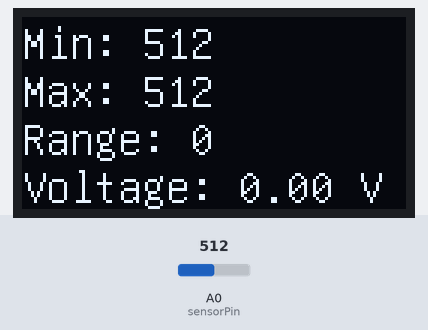
Recording of a sketch running on a simulated Arduino Uno, built with avr-gcc and run on an emulated ATmega328P. Parts: 128×64 one-colour display. The inputs (shaded band) are chosen by the test bench; at power-on: A0 (sensorPin) = 512.

Above: at 1.2 s.
1.3 s: A0 (sensorPin) set to 716
At 2.8 s:
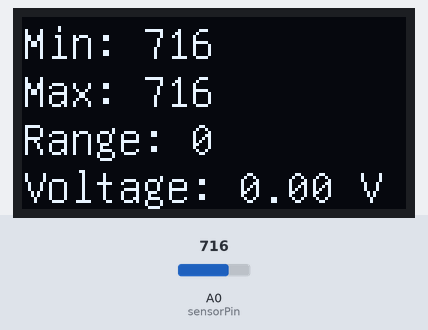
3.4 s: A0 (sensorPin) set to 900
At 4.7 s:
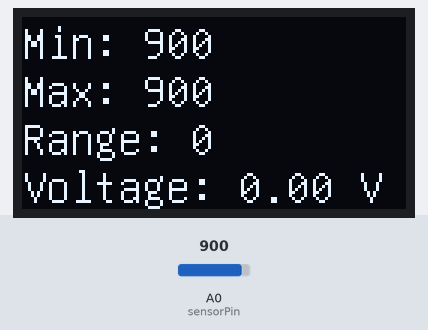
5.8 s: A0 (sensorPin) set to 1023
At 7.3 s:
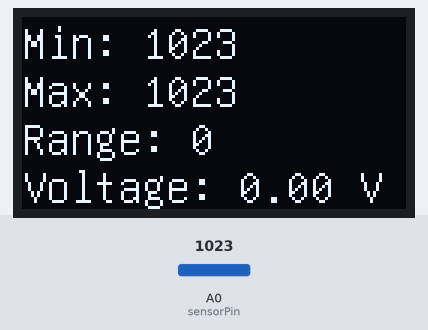
Timing chart, 0 to 8.8 s (numbered marks = the images above; inputs shaded):
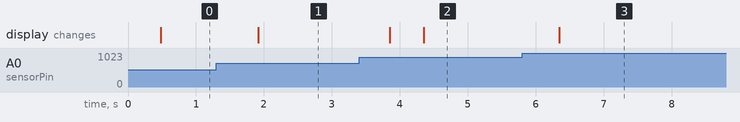

The sketch:

SoundSensor.ino
```cpp
/*
 * Measure the sound level using an 20 Hz - 20 kHz electret microphone with a MAX 4466 amplifier.
 *
 * NOTE: The Arduino is sampling at about 9 kHz. This sketch returns the max
 * range in voltage observed over ~900 samples over a 100 ms sampling window.
 *
 * Vcc -> 3.3V (5V works, but 3.3V is recommended since it is quieter)
 * Gnd -> Gnd
 * Out -> A0;
 *
 * Also, the DC bias is Vcc / 2, so the reading will be near 1.65 V when it is quiet.
 *
 * Adapted from https://learn.adafruit.com/adafruit-microphone-amplifier-breakout/measuring-sound-levels
 */

#include <U8glib.h>

// OLED display parameters.
#define numLines 4 // 4 lines is recommended, but 5 also works.

const int clkPin = 8;
const int mosiPin = 9;
const int csPin = 6;
const int dcPin = 7;
const boolean flipped = false;
U8GLIB_SH1106_128X64 u8g(clkPin, mosiPin, csPin, dcPin);
int deltaRow = 16, firstRow = 14;
String text[] = { "", "", "", "", "" };

const int sensorPin = A0;
const int sampleTime = 100; // in mS (100 ms = 10 Hz)
unsigned int sample;

void setup() {

  // Set up OLED
  u8g.setFont(u8g_font_unifont); // 16 x 16
  if (numLines == 5) { deltaRow = 12; }
  if (flipped) {
    u8g.setRot180(); // flip screen
    firstRow = 12;
  }
}

void loop() {

  // We'll measure the min and max levels over the sample window.
  unsigned int signalMin = 1024;
  unsigned int signalMax = 0;
  unsigned long startTime = millis();

  // Collect data over the sampling period.
  while (millis() < startTime + sampleTime) {
    sample = analogRead(sensorPin);
    if (sample > signalMax) {
      signalMax = sample;
    } else if (sample < signalMin) {
      signalMin = sample;
    }
  }

  int range = signalMax - signalMin;
  double voltage = 5.0*range/1024;
  text[0] = "Min: " + String(signalMin, DEC);
  text[1] = "Max: " + String(signalMax, DEC);
  text[2] = "Range: " + String(range, DEC);
  text[3] = "Voltage: " + String(voltage, 2) + " V";

  u8g.firstPage();
  do {
    draw();
  } while(u8g.nextPage());

}

void draw(void) {
  char charBuffer[16];
  for (int i = 0; i < numLines; i++) {
    text[i].toCharArray(charBuffer, 16);
    u8g.drawStr(0, firstRow + i*deltaRow, charBuffer);
  }
}
```

Measured:
- after the input at 1.3 s, the display: changes after 0.62 s (image 1)
- after the input at 3.4 s, the display: first changes after 0.45 s (image 2 shows a later state)
- after the input at 5.8 s, the display: changes after 0.55 s (image 3)
